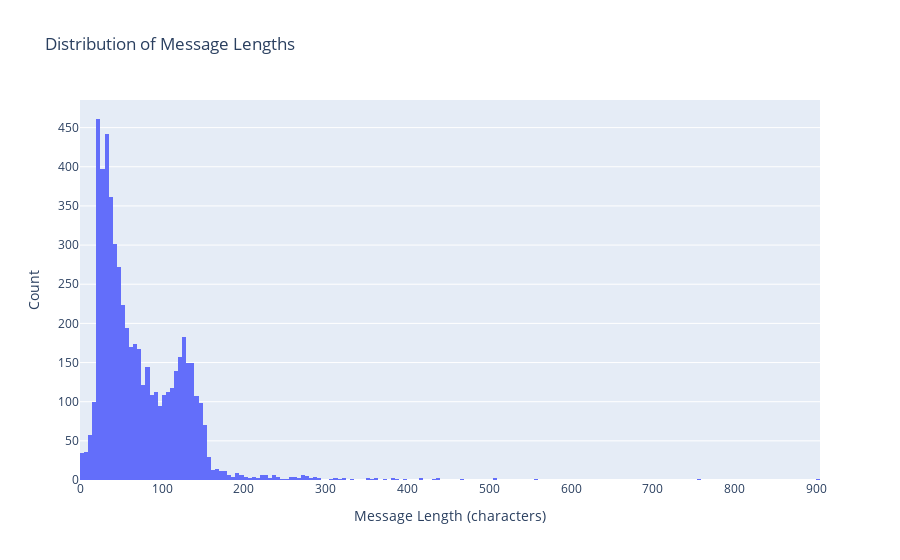

Write notebook code for a chart like this one.
### Code cell
# Calculate message lengths
df['message_length'] = df['message'].apply(len)

# Plot distribution of message lengths
fig_length = px.histogram(df, x='message_length', title='Distribution of Message Lengths',
                          labels={'message_length': 'Message Length (characters)'})
fig_length.update_layout(xaxis_title='Message Length (characters)', yaxis_title='Count')
fig_length.show()

### Figure 1 — Plotly figure (JSON) as saved in the notebook; plotly's stock layout.template omitted (floating-point values rounded to 4 significant figures; data arrays with more than 128 entries replaced by an {"elided": "..."} marker saying what was removed)
{"data": [{"alignmentgroup": "True", "bingroup": "x", "hovertemplate": "Message Length (characters)=%{x}<br>count=%{y}<extra></extra>", "legendgroup": "", "marker": {"color": "#636efa", "pattern": {"shape": ""}}, "name": "", "offsetgroup": "", "orientation": "v", "showlegend": false, "type": "histogram", "x": {"elided": "5572 int values"}, "xaxis": "x", "yaxis": "y"}], "layout": {"barmode": "relative", "legend": {"tracegroupgap": 0}, "title": {"text": "Distribution of Message Lengths"}, "xaxis": {"anchor": "y", "domain": [0, 1], "title": {"text": "Message Length (characters)"}}, "yaxis": {"anchor": "x", "domain": [0, 1], "title": {"text": "Count"}}}}
